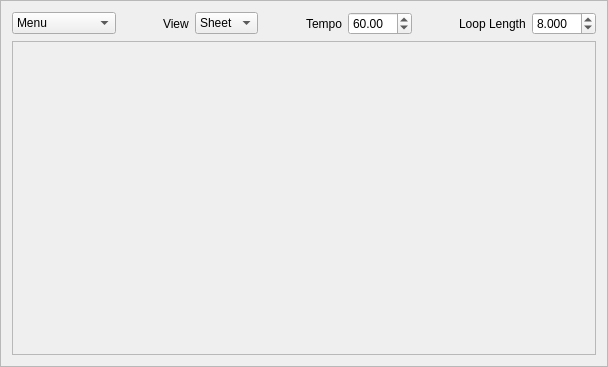
<?xml version="1.0" encoding="UTF-8"?>
<ui version="4.0">
 <class>LiveEventFrame</class>
 <widget class="QFrame" name="LiveEventFrame">
  <property name="geometry">
   <rect>
    <x>0</x>
    <y>0</y>
    <width>608</width>
    <height>367</height>
   </rect>
  </property>
  <property name="windowTitle">
   <string>Frame</string>
  </property>
  <property name="frameShape">
   <enum>QFrame::StyledPanel</enum>
  </property>
  <property name="frameShadow">
   <enum>QFrame::Raised</enum>
  </property>
  <layout class="QVBoxLayout" name="verticalLayout">
   <item>
    <layout class="QHBoxLayout" name="horizontalLayout">
     <item>
      <widget class="QComboBox" name="actionComboBox">
       <item>
        <property name="text">
         <string>Menu</string>
        </property>
       </item>
       <item>
        <property name="text">
         <string>New Frame</string>
        </property>
       </item>
       <item>
        <property name="text">
         <string>Clone Frame</string>
        </property>
       </item>
       <item>
        <property name="text">
         <string>Delete Frame</string>
        </property>
       </item>
       <item>
        <property name="text">
         <string>Rename</string>
        </property>
       </item>
       <item>
        <property name="text">
         <string>Mark Loop</string>
        </property>
       </item>
      </widget>
     </item>
     <item>
      <spacer name="horizontalSpacer_2">
       <property name="orientation">
        <enum>Qt::Horizontal</enum>
       </property>
       <property name="sizeHint" stdset="0">
        <size>
         <width>40</width>
         <height>20</height>
        </size>
       </property>
      </spacer>
     </item>
     <item>
      <widget class="QLabel" name="label_2">
       <property name="text">
        <string>View</string>
       </property>
      </widget>
     </item>
     <item>
      <widget class="QComboBox" name="modeComboBox">
       <item>
        <property name="text">
         <string>Sheet</string>
        </property>
       </item>
       <item>
        <property name="text">
         <string>Text</string>
        </property>
       </item>
      </widget>
     </item>
     <item>
      <spacer name="horizontalSpacer">
       <property name="orientation">
        <enum>Qt::Horizontal</enum>
       </property>
       <property name="sizeHint" stdset="0">
        <size>
         <width>40</width>
         <height>20</height>
        </size>
       </property>
      </spacer>
     </item>
     <item>
      <widget class="QLabel" name="label">
       <property name="text">
        <string>Tempo</string>
       </property>
      </widget>
     </item>
     <item>
      <widget class="QDoubleSpinBox" name="tempoSpinBox">
       <property name="maximum">
        <double>999.000000000000000</double>
       </property>
       <property name="value">
        <double>60.000000000000000</double>
       </property>
      </widget>
     </item>
     <item>
      <spacer name="horizontalSpacer_3">
       <property name="orientation">
        <enum>Qt::Horizontal</enum>
       </property>
       <property name="sizeHint" stdset="0">
        <size>
         <width>40</width>
         <height>20</height>
        </size>
       </property>
      </spacer>
     </item>
     <item>
      <widget class="QLabel" name="label_3">
       <property name="text">
        <string>Loop Length</string>
       </property>
      </widget>
     </item>
     <item>
      <widget class="QDoubleSpinBox" name="loopLengthSpinBox">
       <property name="decimals">
        <number>3</number>
       </property>
       <property name="minimum">
        <double>1.000000000000000</double>
       </property>
       <property name="value">
        <double>8.000000000000000</double>
       </property>
      </widget>
     </item>
    </layout>
   </item>
   <item>
    <widget class="QScrollArea" name="scrollArea">
     <property name="widgetResizable">
      <bool>true</bool>
     </property>
     <widget class="QWidget" name="scrollAreaWidgetContents">
      <property name="geometry">
       <rect>
        <x>0</x>
        <y>0</y>
        <width>586</width>
        <height>309</height>
       </rect>
      </property>
     </widget>
    </widget>
   </item>
  </layout>
 </widget>
 <resources/>
 <connections/>
</ui>
